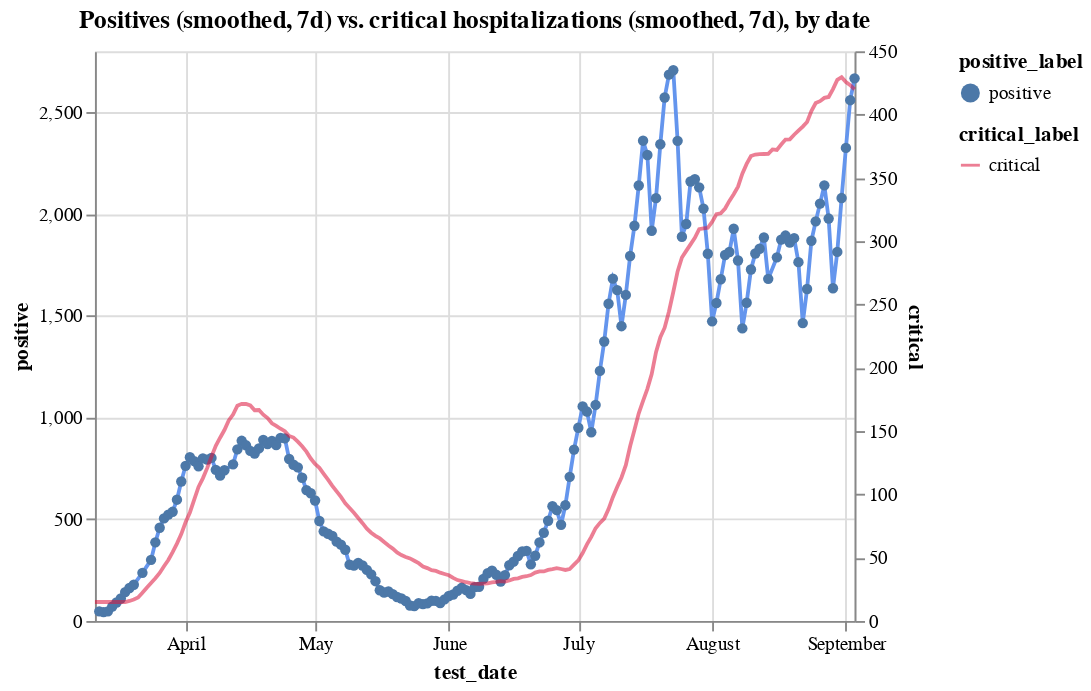

The code cell stored with this chart in its notebook:
### Code cell
c1 = alt.Chart(hos_and_rate[hos_and_rate.positive_rate<0.12]
               .assign(positive = lambda x: x.positive.ewm(span=7).mean())
               .assign(positive_label ='positive')).mark_line(color='cornflowerblue').encode(
    x='test_date',
    y='positive',
    tooltip=['test_date', 'positive'],
    shape='positive_label'
)
c2 = alt.Chart(hos_and_rate
               .assign(critical_label='critical')
               .assign(critical = lambda x: x.critical.ewm(span=7).mean())
              ).mark_line(color='crimson').encode(
    x='test_date',
    y='critical',
    tooltip=['test_date', 'critical'],
    opacity='critical_label'
)


alt.layer(c1, c2).resolve_scale(y='independent').properties(title='Positives (smoothed, 7d) vs. critical hospitalizations (smoothed, 7d), by date')

### Figure 1 — Vega-Lite specification as saved in the notebook (floating-point values rounded to 4 significant figures; data arrays with more than 128 entries replaced by an {"elided": "..."} marker saying what was removed)
{"config": {"view": {"continuousWidth": 400, "continuousHeight": 300}}, "layer": [{"data": {"name": "data-b37fc8e797cb42897554fe2362422bc1"}, "mark": {"type": "line", "color": "cornflowerblue"}, "encoding": {"shape": {"type": "nominal", "field": "positive_label"}, "tooltip": [{"type": "temporal", "field": "test_date"}, {"type": "quantitative", "field": "positive"}], "x": {"type": "temporal", "field": "test_date"}, "y": {"type": "quantitative", "field": "positive"}}}, {"data": {"name": "data-44fae90cc0c41a621fe09dac1d78a62d"}, "mark": {"type": "line", "color": "crimson"}, "encoding": {"opacity": {"type": "nominal", "field": "critical_label"}, "tooltip": [{"type": "temporal", "field": "test_date"}, {"type": "quantitative", "field": "critical"}], "x": {"type": "temporal", "field": "test_date"}, "y": {"type": "quantitative", "field": "critical"}}}], "resolve": {"scale": {"y": "independent"}}, "title": "Positives (smoothed, 7d) vs. critical hospitalizations (smoothed, 7d), by date", "$schema": "https://vega.github.io/schema/vega-lite/v4.8.1.json", "datasets": {"data-b37fc8e797cb42897554fe2362422bc1": {"elided": "172 records"}, "data-44fae90cc0c41a621fe09dac1d78a62d": {"elided": "177 records"}}}
